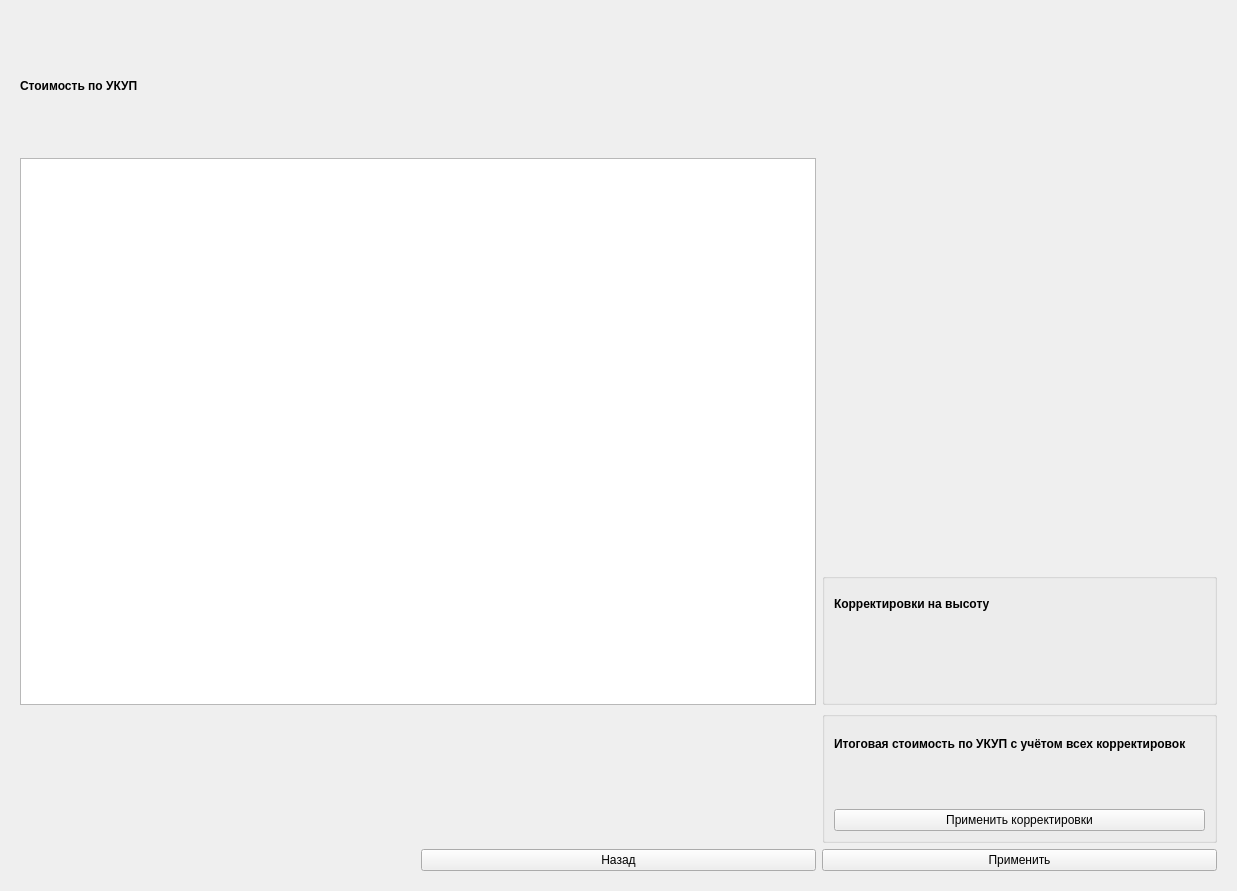
<?xml version="1.0" encoding="UTF-8"?>
<ui version="4.0">
 <class>liter_filter_dialog</class>
 <widget class="QDialog" name="liter_filter_dialog">
  <property name="geometry">
   <rect>
    <x>0</x>
    <y>0</y>
    <width>1237</width>
    <height>891</height>
   </rect>
  </property>
  <property name="windowTitle">
   <string>Dialog</string>
  </property>
  <layout class="QGridLayout" name="gridLayout_8">
   <item row="0" column="0">
    <widget class="QStackedWidget" name="params_for_liter">
     <property name="currentIndex">
      <number>2</number>
     </property>
     <widget class="QWidget" name="page_1">
      <widget class="QPushButton" name="pushButton_cancel">
       <property name="geometry">
        <rect>
         <x>1020</x>
         <y>830</y>
         <width>161</width>
         <height>28</height>
        </rect>
       </property>
       <property name="text">
        <string>Cancel</string>
       </property>
      </widget>
      <widget class="QPushButton" name="pushButton_ok">
       <property name="geometry">
        <rect>
         <x>810</x>
         <y>830</y>
         <width>191</width>
         <height>28</height>
        </rect>
       </property>
       <property name="text">
        <string>OK</string>
       </property>
      </widget>
      <widget class="QGroupBox" name="groupBox_buildings">
       <property name="geometry">
        <rect>
         <x>-30</x>
         <y>60</y>
         <width>1185</width>
         <height>741</height>
        </rect>
       </property>
       <property name="title">
        <string/>
       </property>
       <widget class="QWidget" name="gridLayoutWidget">
        <property name="geometry">
         <rect>
          <x>30</x>
          <y>0</y>
          <width>1141</width>
          <height>731</height>
         </rect>
        </property>
        <layout class="QGridLayout" name="gridLayout_for_checkboxes"/>
       </widget>
      </widget>
      <widget class="QLabel" name="label_selected_building_2">
       <property name="geometry">
        <rect>
         <x>11</x>
         <y>11</y>
         <width>339</width>
         <height>36</height>
        </rect>
       </property>
       <property name="font">
        <font>
         <pointsize>18</pointsize>
         <weight>75</weight>
         <bold>true</bold>
        </font>
       </property>
       <property name="text">
        <string>Выберите тип здания</string>
       </property>
      </widget>
     </widget>
     <widget class="QWidget" name="page_2">
      <layout class="QGridLayout" name="gridLayout_7">
       <item row="0" column="0">
        <widget class="QLabel" name="label_square">
         <property name="text">
          <string>Площадь (м2)</string>
         </property>
        </widget>
       </item>
       <item row="0" column="1">
        <widget class="QLineEdit" name="square"/>
       </item>
       <item row="0" column="2">
        <widget class="QLabel" name="label_high">
         <property name="text">
          <string>Высота (м)</string>
         </property>
        </widget>
       </item>
       <item row="0" column="3">
        <widget class="QLineEdit" name="high"/>
       </item>
       <item row="0" column="4">
        <widget class="QLabel" name="label_weight">
         <property name="text">
          <string>Объём (м3)</string>
         </property>
        </widget>
       </item>
       <item row="0" column="5">
        <widget class="QLineEdit" name="weight"/>
       </item>
       <item row="0" column="6">
        <widget class="QLabel" name="label_length">
         <property name="text">
          <string>Протяженность</string>
         </property>
        </widget>
       </item>
       <item row="0" column="7">
        <widget class="QLineEdit" name="length"/>
       </item>
       <item row="1" column="0">
        <widget class="QLabel" name="label_floor">
         <property name="text">
          <string>Этажность</string>
         </property>
        </widget>
       </item>
       <item row="1" column="1">
        <widget class="QComboBox" name="floor"/>
       </item>
       <item row="1" column="2">
        <widget class="QLabel" name="label_wall_material">
         <property name="text">
          <string>Материал стен</string>
         </property>
        </widget>
       </item>
       <item row="1" column="3">
        <widget class="QComboBox" name="wall_material"/>
       </item>
       <item row="1" column="4">
        <widget class="QLabel" name="label_roof">
         <property name="text">
          <string>Кровля</string>
         </property>
        </widget>
       </item>
       <item row="1" column="5">
        <widget class="QComboBox" name="roof"/>
       </item>
       <item row="1" column="6">
        <widget class="QLabel" name="label_foundation">
         <property name="text">
          <string>Фундамент</string>
         </property>
        </widget>
       </item>
       <item row="1" column="7">
        <widget class="QComboBox" name="foundation"/>
       </item>
       <item row="2" column="0">
        <widget class="QLabel" name="label_overlap">
         <property name="text">
          <string>Перекрытие</string>
         </property>
        </widget>
       </item>
       <item row="2" column="1">
        <widget class="QComboBox" name="overlap"/>
       </item>
       <item row="2" column="2">
        <widget class="QLabel" name="label_flooring">
         <property name="text">
          <string>Полы</string>
         </property>
        </widget>
       </item>
       <item row="2" column="3">
        <widget class="QComboBox" name="flooring"/>
       </item>
       <item row="2" column="4">
        <widget class="QLabel" name="label_decoration">
         <property name="text">
          <string>Отделка</string>
         </property>
        </widget>
       </item>
       <item row="2" column="5">
        <widget class="QComboBox" name="decoration"/>
       </item>
       <item row="2" column="6">
        <widget class="QLabel" name="label_wall_junction">
         <property name="text">
          <string>Примыкание</string>
         </property>
        </widget>
       </item>
       <item row="2" column="7">
        <widget class="QComboBox" name="wall_junction"/>
       </item>
       <item row="3" column="0">
        <widget class="QLabel" name="label_wall_high">
         <property name="text">
          <string>Высота</string>
         </property>
        </widget>
       </item>
       <item row="3" column="1">
        <widget class="QComboBox" name="wall_high"/>
       </item>
       <item row="3" column="2">
        <widget class="QLabel" name="label_wall_thickness">
         <property name="text">
          <string>Толщина стен</string>
         </property>
        </widget>
       </item>
       <item row="3" column="3">
        <widget class="QComboBox" name="wall_thickness"/>
       </item>
       <item row="4" column="8">
        <widget class="QPushButton" name="pushButton_back_to_page_1">
         <property name="text">
          <string>Назад</string>
         </property>
        </widget>
       </item>
       <item row="5" column="2" colspan="3">
        <widget class="QLabel" name="label_selected_building">
         <property name="styleSheet">
          <string notr="true">font: 75 12pt &quot;MS Shell Dlg 2&quot;;</string>
         </property>
         <property name="text">
          <string>ТИП ЗДАНИЯ</string>
         </property>
        </widget>
       </item>
       <item row="6" column="0" colspan="9">
        <widget class="QTableWidget" name="filtered_table"/>
       </item>
       <item row="7" column="7" colspan="2">
        <widget class="QPushButton" name="pushButton_choose_analog">
         <property name="text">
          <string>Выбрать этот аналог</string>
         </property>
        </widget>
       </item>
      </layout>
     </widget>
     <widget class="QWidget" name="page_3">
      <layout class="QGridLayout" name="gridLayout">
       <item row="4" column="2">
        <widget class="QGroupBox" name="groupBox_high_correct">
         <property name="title">
          <string/>
         </property>
         <layout class="QGridLayout" name="gridLayout_6">
          <item row="0" column="0">
           <widget class="QLabel" name="label_high_correction">
            <property name="font">
             <font>
              <weight>75</weight>
              <bold>true</bold>
             </font>
            </property>
            <property name="text">
             <string>Корректировки на высоту</string>
            </property>
           </widget>
          </item>
          <item row="1" column="0">
           <widget class="QLabel" name="label_fact_high">
            <property name="text">
             <string/>
            </property>
           </widget>
          </item>
          <item row="1" column="1">
           <widget class="QLabel" name="label_correction">
            <property name="text">
             <string/>
            </property>
           </widget>
          </item>
          <item row="2" column="0">
           <widget class="QLabel" name="label_high_result">
            <property name="text">
             <string/>
            </property>
           </widget>
          </item>
         </layout>
        </widget>
       </item>
       <item row="5" column="2">
        <widget class="QGroupBox" name="groupBox__final_price">
         <property name="title">
          <string/>
         </property>
         <layout class="QGridLayout" name="gridLayout_2">
          <item row="1" column="0">
           <widget class="QLabel" name="label_final_correction_sum">
            <property name="text">
             <string/>
            </property>
           </widget>
          </item>
          <item row="0" column="0" colspan="2">
           <widget class="QLabel" name="label_final">
            <property name="font">
             <font>
              <weight>75</weight>
              <bold>true</bold>
             </font>
            </property>
            <property name="text">
             <string>Итоговая стоимость по УКУП с учётом всех корректировок</string>
            </property>
           </widget>
          </item>
          <item row="1" column="1">
           <widget class="QLabel" name="label_final_price">
            <property name="text">
             <string/>
            </property>
           </widget>
          </item>
          <item row="2" column="0" colspan="2">
           <widget class="QPushButton" name="pushButton_final_base_price">
            <property name="text">
             <string>Применить корректировки</string>
            </property>
           </widget>
          </item>
         </layout>
        </widget>
       </item>
       <item row="1" column="0" rowspan="4" colspan="2">
        <widget class="QTableWidget" name="tableWidget_construction"/>
       </item>
       <item row="7" column="1">
        <widget class="QPushButton" name="pushButton_back_to_page_2">
         <property name="text">
          <string>Назад</string>
         </property>
        </widget>
       </item>
       <item row="7" column="2">
        <widget class="QPushButton" name="pushButton_to_Page4">
         <property name="text">
          <string>Применить</string>
         </property>
        </widget>
       </item>
       <item row="0" column="0">
        <widget class="QLabel" name="label_price_per_m2">
         <property name="font">
          <font>
           <weight>75</weight>
           <bold>true</bold>
          </font>
         </property>
         <property name="text">
          <string>Стоимость по УКУП</string>
         </property>
        </widget>
       </item>
      </layout>
     </widget>
     <widget class="QWidget" name="page_4">
      <layout class="QGridLayout" name="gridLayout_9">
       <item row="3" column="4">
        <widget class="QPushButton" name="pushButton_save_liter_cost">
         <property name="text">
          <string>Сохранить</string>
         </property>
        </widget>
       </item>
       <item row="3" column="3">
        <widget class="QPushButton" name="pushButton_back_to_page3">
         <property name="text">
          <string>Назад</string>
         </property>
        </widget>
       </item>
       <item row="0" column="0" colspan="5">
        <widget class="QTableWidget" name="tableWidget_replacement_cost"/>
       </item>
       <item row="1" column="0" colspan="5">
        <widget class="QTableWidget" name="tableWidget_wear_calculation"/>
       </item>
       <item row="2" column="0" colspan="5">
        <widget class="QTableWidget" name="tableWidget_valuation_cost"/>
       </item>
      </layout>
     </widget>
    </widget>
   </item>
  </layout>
 </widget>
 <resources/>
 <connections/>
</ui>
